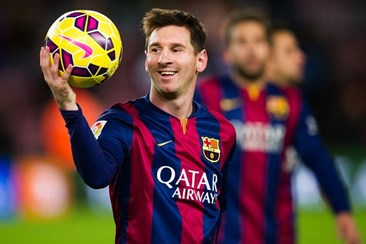
//> input picture Vision/data/full_im.jpg, 366 x 244 px
$ ./template_matching data/full_im.jpg data/template.jpg   (built with g++ and OpenCV 4)
//> lines starting //> are read from the running program, lines starting //| are printed output that depends on the picture; after the words box and inside, x2 and y2 are one past the last pixel; in counts of white or black regions, pixels touching at a corner belong together
#include "opencv2/imgcodecs.hpp"
#include "opencv2/highgui.hpp"
#include "opencv2/imgproc.hpp"
#include <iostream>

using namespace std;
using namespace cv;

bool use_mask;
Mat img; Mat templ; Mat mask; Mat result;
const char* image_window = "Source Image";
const char* result_window = "Result window";

int match_method;
int max_Trackbar = 5;

void MatchingMethod( int, void* );

int main( int argc, char** argv )
{
  if (argc < 3)
  {
    cout << "Not enough parameters" << endl;
    cout << "Usage:\n" << argv[0] << " <image_name> <template_name> [<mask_name>]" << endl;
    return -1;
  }

  img = imread( argv[1], IMREAD_COLOR );
//> img is the input picture: 244 rows x 366 cols, CV_8UC3; mean B, G, R 59.9, 62.5, 89.1
  templ = imread( argv[2], IMREAD_COLOR );
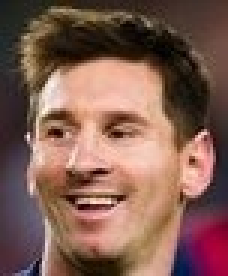
//> input picture Vision/data/template.jpg, 76 x 92 px (shown 3 times larger)
//> templ is the input picture: 92 rows x 76 cols, CV_8UC3; mean B, G, R 82.1, 93.7, 129.2

  if(argc > 3) {
    use_mask = true;
    mask = imread( argv[3], IMREAD_COLOR );
  }
  if(img.empty() || templ.empty() || (use_mask && mask.empty()))
  {
    cout << "Can't read one of the images" << endl;
    return EXIT_FAILURE;
  }

  namedWindow( image_window, WINDOW_AUTOSIZE );
  namedWindow( result_window, WINDOW_AUTOSIZE );

  const char* trackbar_label = "Method: \n 0: SQDIFF \n 1: SQDIFF NORMED \n 2: TM CCORR \n 3: TM CCORR NORMED \n 4: TM COEFF \n 5: TM COEFF NORMED";

  createTrackbar( trackbar_label, image_window, &match_method, max_Trackbar, MatchingMethod );

  MatchingMethod( 0, 0 );

  waitKey(0);

  return EXIT_SUCCESS;
}

void MatchingMethod( int, void* )
{
  Mat img_display;
  img.copyTo( img_display );

  int result_cols =  img.cols - templ.cols + 1;
//> result_cols = 291
  int result_rows = img.rows - templ.rows + 1;
//> result_rows = 153

  result.create( result_rows, result_cols, CV_32FC1 );

  bool method_accepts_mask = (TM_SQDIFF == match_method || match_method == TM_CCORR_NORMED);

  if (use_mask && method_accepts_mask)
    { matchTemplate( img, templ, result, match_method, mask); }
  else
    { matchTemplate( img, templ, result, match_method); }
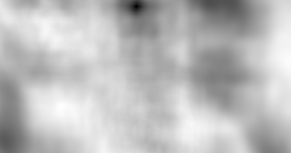
//> result: 153 rows x 291 cols, CV_32FC1; min 270336, max 249550304, mean 184581504; drawn with min black and max white

  normalize( result, result, 0, 1, NORM_MINMAX, -1, Mat() );

  double minVal; double maxVal; Point minLoc; Point maxLoc;
  Point matchLoc;

  minMaxLoc( result, &minVal, &maxVal, &minLoc, &maxLoc, Mat() );
//> minVal = 0; maxVal = 1; minLoc = Point(136, 6); maxLoc = Point(61, 106)

  if( match_method  == TM_SQDIFF || match_method == TM_SQDIFF_NORMED )
    { matchLoc = minLoc; }
//> matchLoc = Point(136, 6)
  else
    { matchLoc = maxLoc; }

  rectangle( img_display, matchLoc, Point( matchLoc.x + templ.cols , matchLoc.y + templ.rows ), Scalar::all(0), 2, 8, 0 );
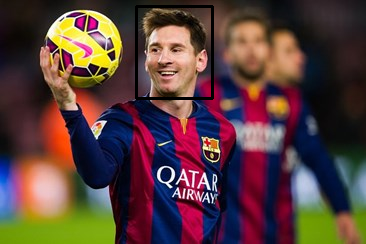
//> img_display: 244 rows x 366 cols, CV_8UC3; 1.12% of pixels changed, all inside (x1, y1, x2, y2) = (135, 5, 214, 100)
  rectangle( result, matchLoc, Point( matchLoc.x + templ.cols , matchLoc.y + templ.rows ), Scalar::all(0), 2, 8, 0 );
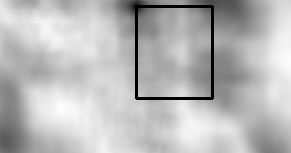
//> result: 153 rows x 291 cols, CV_32FC1; min 0, max 1, mean 0.726

  imshow( image_window, img_display );
  imshow( result_window, result );

  return;
}
